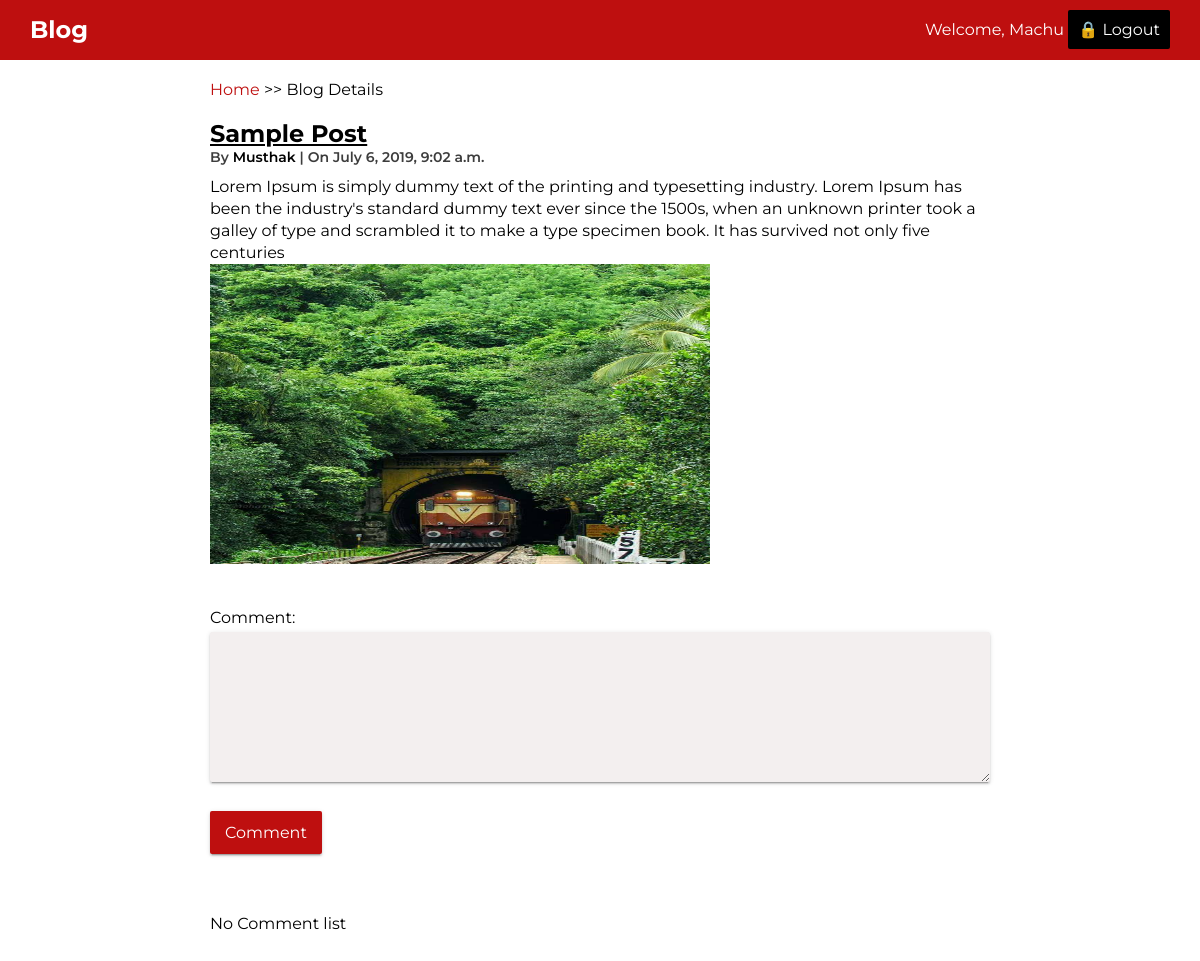
Page /view/1/ (signed in) on the committed database.
### blog_auth/models.py (models this page shows, shortened)
class MyUser(AbstractBaseUser):
    email = models.EmailField(
        verbose_name='email address',
        max_length=255,
        unique=True,
    )
    name = models.CharField(max_length=255)
    is_active = models.BooleanField(default=True)
    is_admin = models.BooleanField(default=False)
    objects = MyUserManager()
    USERNAME_FIELD = 'email'
    REQUIRED_FIELDS = ['name']
    def __str__(self):
        return self.name

### blog/models.py (models this page shows, shortened)
class Post(models.Model):
    title = models.CharField(max_length=200)
    content = models.TextField()
    image = models.FileField(upload_to='media', blank=True, null=True)
    created_date = models.DateTimeField(auto_now_add=True)
    created_by = models.ForeignKey(MyUser, on_delete=models.CASCADE)

### blog/views.py (the view)
# urls.py: url(r'^view/(?P<pk>[\d]+)/$', views.view_post, name='view_post'),
@login_required
def view_post(request, pk):
    template_name = 'blog/post_detail.html'
    post = get_object_or_404(Post, pk=pk)
    form = CommentForm(request.POST or None)
    if form.is_valid():
        form.instance.post = post
        form.instance.commented_by = request.user
        form.save()
        return redirect('view_post', pk=pk)
    comments = Comment.objects.filter(post=post)
    return render(request, template_name, {'post': post, 'form': form, 'comments': comments})

### blog/forms.py
class CommentForm(forms.ModelForm):
    class Meta:
        model = Comment
        fields = ('comment',)

### blog/templates/blog/post_detail.html
{% extends 'base.html' %}
{% load static %}
{% block breadcrumb %}{{ block.super }} >> Blog Details{% endblock %}
{% block content %}
    <div class="blog-item">
        <h2><a href="#">{{ post.title }}</a></h2>
        <div class="info">
            By <span><a href="#">{{ post.created_by }}</a></span>
            | On <span>{{ post.created_date }}</span>
        </div>
        <p>
            {{ post.content }}
        </p>
        {% if post.image %}
            <img src="{{ post.image.url }}" height="300" width="500" border="10"/>
        {% endif %}
    </div>
    <div class="form">
        <form method="post">{% csrf_token %}
            {{ form.as_p }}
            <input type="submit" value="Comment"/>
        </form>
    </div>
    <div class="comments-list">
        {% for cmt in comments %}
            <div class="comment">
                <img src="{% static 'blog/images/avatar.png' %}" alt="avatar">
                <div class="info">
                    <p>{{ cmt.commented_by }}<span> .{{ cmt.commented_on }}</span></p>
                    <p>{{ cmt.comment }}.</p>
                </div>
            </div>
        {% empty %}
            <p>No Comment list</p>
        {% endfor %}
    </div>
{% endblock %}

### templates/base.html (shortened to what this page needs)
{% load static %}<!DOCTYPE html>
<html lang="en">
<head>
    <link rel="stylesheet" href="{% static 'blog/css/reset.css' %}">
    <link rel="stylesheet" href="{% static 'blog/css/style.css' %}">
</head>
<body>
<nav>
    <h2>Blog</h2>
    {% if user.is_authenticated %}
        <p>Welcome, {{ user.name }} <a href="{% url 'logout' %}">&#128274 Logout</a></p>
    {% else %}
        <p><a href="{% url 'login' %}">&#128275 Login</a>&nbsp;<a href="{% url 'sign_up' %}"> Signup</a></p>
    {% endif %}
</nav>
<section class="content-wrapper">
    <div class="breadcrumb">
        <p>{% block breadcrumb %}<a href="{% url 'home' %}">Home</a>{% endblock %}</p>
    </div>
    {% block content %}
    {% endblock %}
</section>
</body>
</html>

### static/blog/css/style.css (style rules this page uses)
:root { --primary: rgb(190, 15, 15); --primary-light: rgb(212, 47, 47); --secondary: #000; --light-dark: #3d3d3d; --lighter-dark: #5e5d5d; }
body { font-family: 'Montserrat', sans-serif; }
h2 { margin: 0; }
a { text-decoration: none; color: var(--secondary); }
nav { display: flex; background-color: var(--primary); color: #fff; line-height: 60px; padding: 0 30px; }
nav > h2, p { margin: 0; }
nav > p > a { color: #fff; padding: 10px; background-color: var(--secondary); border-radius: 2px; }
nav > h2 { margin-right: auto; }
.content-wrapper { display: grid; grid-template-columns: 1fr auto 1fr; padding: 0 30px; margin: 20px 0; }
.content-wrapper > div { grid-column: 2; max-width: 780px; margin: 20px 0; }
.content-wrapper > .breadcrumb { margin: 0; }
.breadcrumb a { color: var(--primary); }
.blog-item h2 a { color: var(--secondary); text-decoration: underline; }
.blog-item .info { margin-bottom: 10px; font-size: 14px; font-weight: 600; color: var(--light-dark); }
.blog-item p { line-height: 22px; }
.form input, textarea, select { width: 100%; padding: 12px 15px; border-radius: 2px; border: none; margin: 5px 0 20px 0; font-size: 16px; background: #f3efef; box-shadow: 0 2px 2px 0 rgba(0,0,0,.14),0 3px 1px -2px rgba(0,0,0,.2),0 1px 5px 0 rgba(0,0,0,.12); }
.form textarea { height: 150px; }
.form input[type="submit"] { background: var(--primary); color: white; width: auto; }

### rows in the picture
MyUser: name "Machu"
Post: title "Sample Post", created_by "Musthak", created_date "July 6, 2019, 9:02 a.m.", content "Lorem Ipsum is simply dummy text of the printing and typesetting industry. Lorem Ipsum has been the industry's standard dummy text ever since the 1500s, when an unknown printer took a galley of type and scrambled it to make a type specimen book. It has survived not only five centuries", image (picture)
